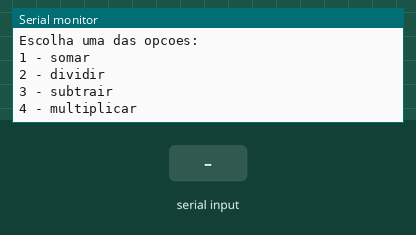
Bench run of a sketch on a simulated Arduino Uno, built with avr-gcc and run on an emulated ATmega328P. Parts: the last lines printed to the serial monitor. Inputs (shaded band) come from the test bench.

Above: at 0.9 s.
1.0 s: "sim" received over Serial
At 3.2 s:
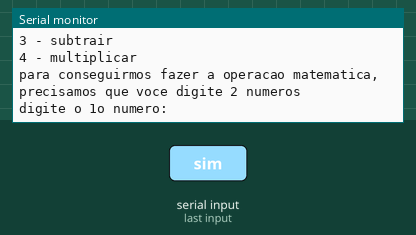
3.5 s: "90,45,200\n" received over Serial
At 4.2 s:
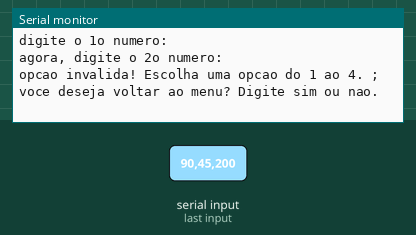
5.0 s: "1,90\n" received over Serial
At 5.9 s:
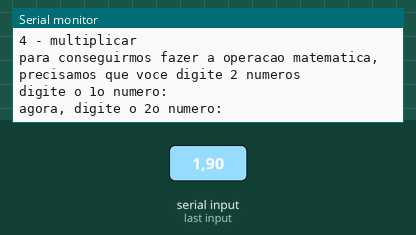

The sketch:

calculadora_com_menu_moura_branco1.ino
```cpp
int EscolhaDaOperacao;
float resultado; //ira guardar o resultado do calculo da respectiva operacao

void somar(float numero1Param, float numero2Param = 0){
  resultado = numero1Param + numero2Param;
  Serial.println("o resultado da soma foi:" + String(resultado)); //concatenano
}

void dividir(float numero1Param, float numero2Param = 0){
  resultado = numero1Param / numero2Param;
  Serial.println("o resultado da divisao foi:" + String(resultado)); //concatenano
}

void subtrair(float numero1Param, float numero2Param = 0){
  resultado = numero1Param - numero2Param;
  Serial.println("o resultado da subtracao foi:" + String(resultado)); //concatenano
}

void multiplicar(float numero1Param, float numero2Param = 0){
  resultado = numero1Param * numero2Param;
  Serial.println("o resultado da multiplicacao foi:" + String(resultado)); //concatenano
}


void setup()
{
 Serial.begin(9600);

  int contador = 0; //variavel inicializador do 'do while'
  float numero1; //variavel local
  float numero2;


  do{
    Serial.println("bem vindo(a) a calculadora inteligente\n");
    Serial.println("Escolha uma das opcoes:");
    Serial.println("1 - somar");
    Serial.println("2 - dividir");
    Serial.println("3 - subtrair");
    Serial.println("4 - multiplicar");
    while(!Serial.available()){}
    EscolhaDaOperacao = Serial.parseInt();


   Serial.println("para conseguirmos fazer a operacao matematica, precisamos que voce digite 2 numeros");
   Serial.println("digite o 1o numero:");
   while(!Serial.available()){}
   numero1 = Serial.parseFloat();

   Serial.println("agora, digite o 2o numero:");
   while(!Serial.available()){}
   numero2 = Serial.parseFloat();

    //if(escolhaDaOperacao = 1else if){}
    //else if (escolhaDaOperacao == 2){}

    switch(EscolhaDaOperacao){
      case 1://somar
      somar(numero1, numero2);
       //float retornoFuncaoSomar;
        //retornoFuncaoSomar = somar(numero1, numero2);
       break;

      case 2:// divisao
      dividir(numero1, numero2);


       case 3:
      subtrair(numero1, numero2);
       //resultado = numero1 - numero2;
      // Serial.println("o resultado da subtracao foi:" + String(resultado)); //concatenano
        break;

      case 4:
      multiplicar(numero1, numero2);
      //resultado = numero1 * numero2;
      //Serial.println("o resultado da subtracao foi:" + String(resultado)); //concatenano
      break;

      default:
       Serial.println("opcao invalida! Escolha uma opcao do 1 ao 4. ;");

  }
      Serial.println("voce deseja voltar ao menu? Digite sim ou nao.");
      while(!Serial.available()){}
      //contador = Serial.parseFloat();

      if(Serial.readString()== "sim"){
      contador = 1;

     }
    else{
     contador = 1;

      Serial.println("ate breve.");
      Serial.println("caso queira voltar ao menu, reinicie o programa ;)");
    }


 }
 while(contador != 0);

}

void loop()
{
 //sem instrucoes
}
```

Measured:
- after the input at 1.0 s, the serial monitor: prints a new line after 1.0 s (image 1)
- after the input at 3.5 s, the serial monitor: prints a new line at once (image 2)
